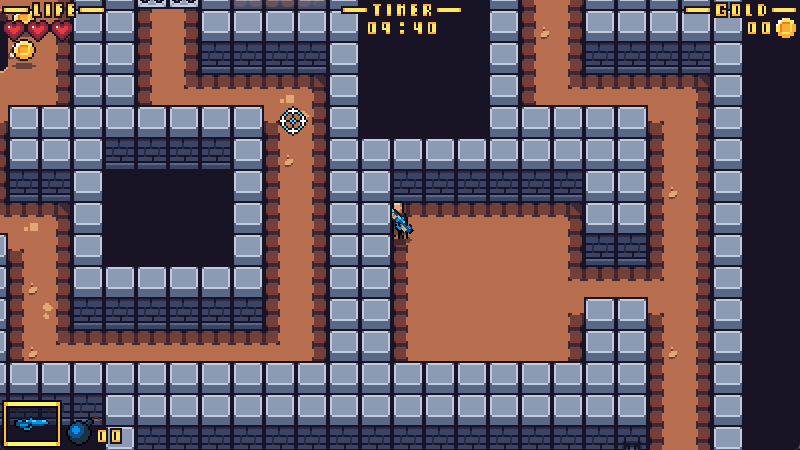
#> input picture Scripts/test_image.png, 800 x 450 px, found by its file name
$ python path_detection_2.py
#> lines starting #> are read from the running program, lines starting #| are printed output that depends on the picture; after the words box and inside, x2 and y2 are one past the last pixel; in counts of white or black regions, pixels touching at a corner belong together
### Test Scripts/array_scale.py
import numpy as np

def downscale_binary_array(big_array, block_size):
    # Convert the list of lists into a numpy array
    big_array = np.array(big_array)

    # Get the shape of the big array
    big_height, big_width = big_array.shape

    # Calculate the dimensions of the smaller array
    small_height = big_height // block_size
    small_width = big_width // block_size

    # Initialize the smaller array
    small_array = np.zeros((small_height, small_width), dtype=int)

    # Aggregate values in each block
    for i in range(small_height):
        for j in range(small_width):
            # Define the block boundaries
            block = big_array[i*block_size:(i+1)*block_size, j*block_size:(j+1)*block_size]

            # Determine the majority value in the block
            majority_value = np.round(np.mean(block)).astype(int)

            # Assign the majority value to the corresponding cell in the smaller array
            small_array[i, j] = majority_value

    return small_array

# # Example usage:
# big_array = [
#     [1, 1, 1, 0, 0, 0, 0, 0, 0],
#     [1, 1, 1, 0, 0, 0, 0, 0, 0],
#     [1, 1, 1, 0, 0, 0, 0, 0, 0],
#     [0, 0, 0, 1, 1, 1, 0, 0, 0],
#     [0, 0, 0, 1, 1, 1, 0, 0, 0],
#     [0, 0, 0, 1, 1, 1, 0, 0, 0],
#     [0, 0, 0, 0, 0, 0, 1, 1, 1],
#     [0, 0, 0, 0, 0, 0, 1, 1, 1],
#     [0, 0, 0, 0, 0, 0, 1, 1, 1]
# ]

# block_size = 3  # Block size of 3x3 to get a 3x3 small array from a 9x9 big array
# small_array = downscale_binary_array(big_array, block_size)
# print(small_array)


import numpy as np

# [20 lines left out: function upscale_binary_array, not called in this run]

# [6 lines of commented-out code are left out]

### Test Scripts/path_detection_2.py
import cv2
import matplotlib.pyplot as plt
import numpy as np
from array_scale import downscale_binary_array

color_palette = [(184, 111, 80),(116, 63, 57),(89, 51, 53),(228, 166, 114)]
# Load the image
image_path = 'Scripts\\test_image.png'
image = cv2.imread(image_path)
#> image is the input picture: shape (450, 800, 3); mean B, G, R 96, 88, 103

# ---------------------------------------------------------------------------------------------

# Convert the image from BGR to RGB
rgb = cv2.cvtColor(image, cv2.COLOR_BGR2RGB)

cv2.imshow('E', rgb)

# Define the RGB range
lower_bound = np.array([100, 50, 50])  # Example lower bound in RGB
upper_bound = np.array([255, 150, 150])  # Example upper bound in RGB

# Create the mask
mask = cv2.inRange(rgb, lower_bound, upper_bound)
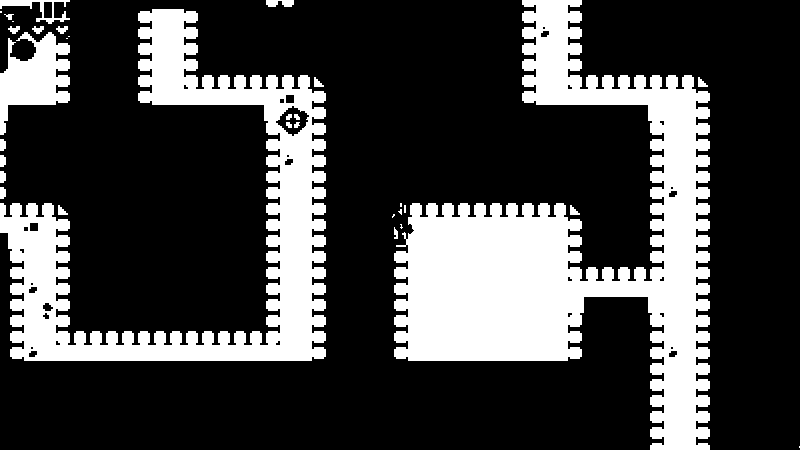
#> mask: shape (450, 800); 26.2% white; 32 white regions (10 under 20 px), largest, box (x1, y1, x2, y2) and area: (394, 0, 710, 450) 55221, (0, 9, 326, 361) 33656, (0, 32, 70, 135) 3924

binary_array = (mask > 0).astype(np.uint8)
print(binary_array.shape)
#| (450, 800)
binary_array = downscale_binary_array(binary_array, 3)
#> after the loop in downscale_binary_array, `for i in range(small_height):`:
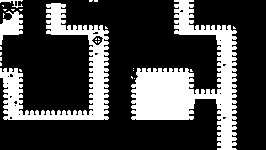
#> small_array: shape (150, 266) int64; values 0 (black) and 1 (white), 26.2% white; 27 white regions (23 under 20 px), largest, box (x1, y1, x2, y2) and area: (131, 0, 237, 150) 6114, (0, 3, 109, 120) 3719, (0, 11, 23, 45) 427, (0, 0, 23, 8) 65
binary_array = downscale_binary_array(binary_array, 3)
#> call 2 of downscale_binary_array, with block_size = 3
#> after the loop in downscale_binary_array (call 2), `for i in range(small_height):`:
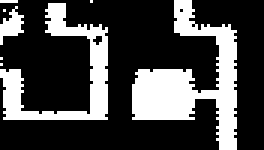
#> small_array: shape (50, 88) int64 (shown 3 times larger); values 0 (black) and 1 (white), 27.6% white; 8 white regions (5 under 20 px), largest, box (x1, y1, x2, y2) and area: (44, 0, 79, 50) 712, (0, 1, 36, 40) 439, (0, 2, 8, 15) 52
binary_array = downscale_binary_array(binary_array, 3)
print(binary_array.shape)
#| (16, 29)

# [7 lines of commented-out code are left out]


plt.figure(figsize=(12, 8))
plt.title(f'Detected Paths - {binary_array.shape}')
plt.imshow(binary_array, cmap='gray')
plt.axis('off')
plt.show()
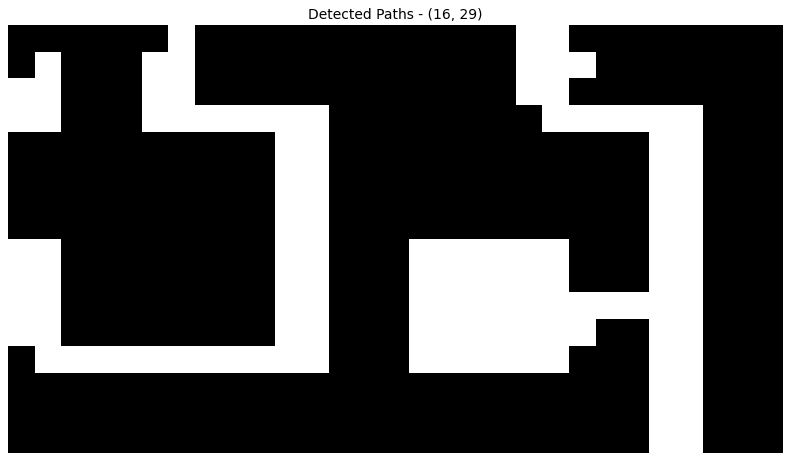
#> figure drawn by matplotlib, 1 panel

cv2.waitKey(0)
cv2.destroyAllWindows()
